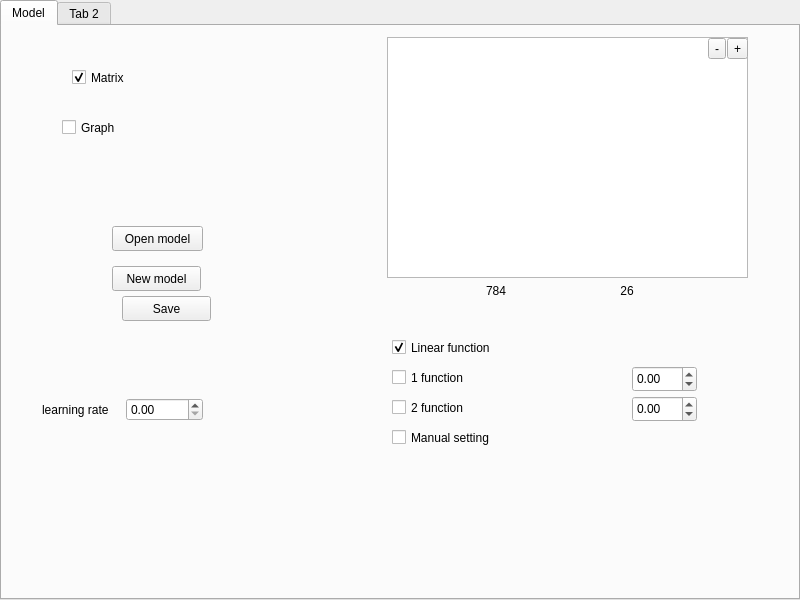
<?xml version="1.0" encoding="UTF-8"?>
<ui version="4.0">
 <class>Widget</class>
 <widget class="QWidget" name="Widget">
  <property name="geometry">
   <rect>
    <x>0</x>
    <y>0</y>
    <width>800</width>
    <height>600</height>
   </rect>
  </property>
  <property name="windowTitle">
   <string>Widget</string>
  </property>
  <layout class="QGridLayout" name="gridLayout_2">
   <property name="leftMargin">
    <number>0</number>
   </property>
   <property name="topMargin">
    <number>0</number>
   </property>
   <property name="rightMargin">
    <number>0</number>
   </property>
   <property name="bottomMargin">
    <number>0</number>
   </property>
   <property name="spacing">
    <number>0</number>
   </property>
   <item row="0" column="0">
    <widget class="QTabWidget" name="tabWidget">
     <property name="currentIndex">
      <number>0</number>
     </property>
     <widget class="QWidget" name="model">
      <attribute name="title">
       <string>Model</string>
      </attribute>
      <widget class="QCheckBox" name="graph_model">
       <property name="geometry">
        <rect>
         <x>60</x>
         <y>90</y>
         <width>92</width>
         <height>23</height>
        </rect>
       </property>
       <property name="text">
        <string>Graph</string>
       </property>
       <attribute name="buttonGroup">
        <string notr="true">buttonGroup</string>
       </attribute>
      </widget>
      <widget class="QCheckBox" name="matrix_model">
       <property name="geometry">
        <rect>
         <x>70</x>
         <y>40</y>
         <width>92</width>
         <height>23</height>
        </rect>
       </property>
       <property name="text">
        <string>Matrix</string>
       </property>
       <property name="checked">
        <bool>true</bool>
       </property>
       <attribute name="buttonGroup">
        <string notr="true">buttonGroup</string>
       </attribute>
      </widget>
      <widget class="QPushButton" name="open_button">
       <property name="geometry">
        <rect>
         <x>110</x>
         <y>200</y>
         <width>91</width>
         <height>25</height>
        </rect>
       </property>
       <property name="text">
        <string>Open model</string>
       </property>
      </widget>
      <widget class="QPushButton" name="new_model_button">
       <property name="geometry">
        <rect>
         <x>110</x>
         <y>240</y>
         <width>89</width>
         <height>25</height>
        </rect>
       </property>
       <property name="text">
        <string>New model</string>
       </property>
      </widget>
      <widget class="QPushButton" name="save_button">
       <property name="geometry">
        <rect>
         <x>120</x>
         <y>270</y>
         <width>89</width>
         <height>25</height>
        </rect>
       </property>
       <property name="text">
        <string>Save</string>
       </property>
      </widget>
      <widget class="QWidget" name="layoutWidget">
       <property name="geometry">
        <rect>
         <x>40</x>
         <y>370</y>
         <width>161</width>
         <height>28</height>
        </rect>
       </property>
       <layout class="QHBoxLayout" name="horizontalLayout_3">
        <item>
         <widget class="QLabel" name="label">
          <property name="text">
           <string>learning rate</string>
          </property>
         </widget>
        </item>
        <item>
         <widget class="QDoubleSpinBox" name="doubleSpinBox"/>
        </item>
       </layout>
      </widget>
      <widget class="QCheckBox" name="liner_func">
       <property name="geometry">
        <rect>
         <x>390</x>
         <y>310</y>
         <width>131</width>
         <height>23</height>
        </rect>
       </property>
       <property name="text">
        <string>Linear function</string>
       </property>
       <property name="checked">
        <bool>true</bool>
       </property>
       <attribute name="buttonGroup">
        <string notr="true">layer_func_group</string>
       </attribute>
      </widget>
      <widget class="QCheckBox" name="func_1">
       <property name="geometry">
        <rect>
         <x>390</x>
         <y>340</y>
         <width>191</width>
         <height>23</height>
        </rect>
       </property>
       <property name="text">
        <string>1 function</string>
       </property>
       <attribute name="buttonGroup">
        <string notr="true">layer_func_group</string>
       </attribute>
      </widget>
      <widget class="QCheckBox" name="func_2">
       <property name="geometry">
        <rect>
         <x>390</x>
         <y>370</y>
         <width>221</width>
         <height>23</height>
        </rect>
       </property>
       <property name="text">
        <string>2 function</string>
       </property>
       <attribute name="buttonGroup">
        <string notr="true">layer_func_group</string>
       </attribute>
      </widget>
      <widget class="QCheckBox" name="manual_settings">
       <property name="geometry">
        <rect>
         <x>390</x>
         <y>400</y>
         <width>161</width>
         <height>23</height>
        </rect>
       </property>
       <property name="text">
        <string>Manual setting</string>
       </property>
       <attribute name="buttonGroup">
        <string notr="true">layer_func_group</string>
       </attribute>
      </widget>
      <widget class="QDoubleSpinBox" name="layer_k1">
       <property name="geometry">
        <rect>
         <x>630</x>
         <y>340</y>
         <width>65</width>
         <height>26</height>
        </rect>
       </property>
       <property name="minimum">
        <double>-1.000000000000000</double>
       </property>
       <property name="maximum">
        <double>1.000000000000000</double>
       </property>
       <property name="singleStep">
        <double>0.050000000000000</double>
       </property>
      </widget>
      <widget class="QDoubleSpinBox" name="layer_k2">
       <property name="geometry">
        <rect>
         <x>630</x>
         <y>370</y>
         <width>65</width>
         <height>26</height>
        </rect>
       </property>
       <property name="minimum">
        <double>-100.000000000000000</double>
       </property>
      </widget>
      <widget class="QWidget" name="layoutWidget">
       <property name="geometry">
        <rect>
         <x>385</x>
         <y>11</y>
         <width>361</width>
         <height>261</height>
        </rect>
       </property>
       <layout class="QVBoxLayout" name="verticalLayout_2">
        <item>
         <layout class="QGridLayout" name="gridLayout">
          <property name="spacing">
           <number>1</number>
          </property>
          <item row="0" column="0" rowspan="2" colspan="2">
           <widget class="QGraphicsView" name="layers_view">
            <property name="verticalScrollBarPolicy">
             <enum>Qt::ScrollBarAlwaysOff</enum>
            </property>
            <property name="horizontalScrollBarPolicy">
             <enum>Qt::ScrollBarAlwaysOff</enum>
            </property>
           </widget>
          </item>
          <item row="1" column="1">
           <layout class="QVBoxLayout" name="verticalLayout">
            <item>
             <layout class="QHBoxLayout" name="horizontalLayout_2">
              <item>
               <spacer name="horizontalSpacer">
                <property name="orientation">
                 <enum>Qt::Horizontal</enum>
                </property>
                <property name="sizeHint" stdset="0">
                 <size>
                  <width>40</width>
                  <height>20</height>
                 </size>
                </property>
               </spacer>
              </item>
              <item>
               <widget class="QToolButton" name="remove_layer">
                <property name="text">
                 <string>-</string>
                </property>
               </widget>
              </item>
              <item>
               <widget class="QToolButton" name="add_layer">
                <property name="text">
                 <string>+</string>
                </property>
               </widget>
              </item>
             </layout>
            </item>
            <item>
             <spacer name="verticalSpacer">
              <property name="orientation">
               <enum>Qt::Vertical</enum>
              </property>
              <property name="sizeHint" stdset="0">
               <size>
                <width>20</width>
                <height>40</height>
               </size>
              </property>
             </spacer>
            </item>
           </layout>
          </item>
         </layout>
        </item>
        <item>
         <layout class="QHBoxLayout" name="horizontalLayout">
          <property name="leftMargin">
           <number>4</number>
          </property>
          <property name="rightMargin">
           <number>4</number>
          </property>
          <item>
           <widget class="QLabel" name="layer_in_size">
            <property name="maximumSize">
             <size>
              <width>30</width>
              <height>16777215</height>
             </size>
            </property>
            <property name="text">
             <string>784</string>
            </property>
           </widget>
          </item>
          <item>
           <layout class="QHBoxLayout" name="layers_layout"/>
          </item>
          <item>
           <widget class="QLabel" name="layer_out_size">
            <property name="sizePolicy">
             <sizepolicy hsizetype="Preferred" vsizetype="Preferred">
              <horstretch>0</horstretch>
              <verstretch>0</verstretch>
             </sizepolicy>
            </property>
            <property name="maximumSize">
             <size>
              <width>30</width>
              <height>16777215</height>
             </size>
            </property>
            <property name="styleSheet">
             <string notr="true"/>
            </property>
            <property name="text">
             <string> 26</string>
            </property>
           </widget>
          </item>
         </layout>
        </item>
       </layout>
      </widget>
     </widget>
     <widget class="QWidget" name="tab_2">
      <attribute name="title">
       <string>Tab 2</string>
      </attribute>
     </widget>
    </widget>
   </item>
  </layout>
 </widget>
 <resources/>
 <connections/>
 <buttongroups>
  <buttongroup name="buttonGroup"/>
  <buttongroup name="layer_func_group"/>
 </buttongroups>
</ui>
